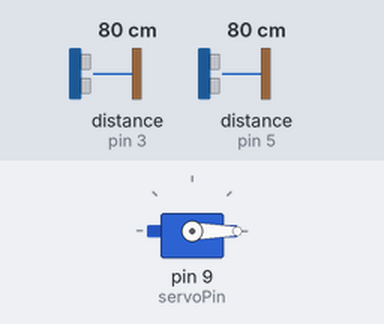
Recording of a sketch running on a simulated Arduino Uno, built with avr-gcc and run on an emulated ATmega328P. Parts: servo. Wiring (inferred from the names in the program): 2 × ultrasonic range finder: trigger pin 2, echo pin 3 / trigger pin 4, echo pin 5. Inputs (shaded band) come from the test bench; at power-on: distance to the obstacle (sensors on pin 3, pin 5) 80 cm. The echo pulse lasts 58.3 µs per cm.

Above: at 1.3 s.
1.4 s: distance to the obstacle (sensor on pin 3) set to 12 cm
2.9 s: distance to the obstacle (sensor on pin 3) set to 9 cm
At 4.3 s:
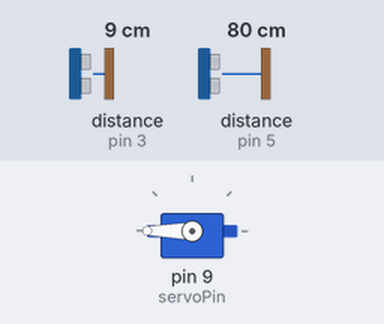
4.6 s: distance to the obstacle (sensor on pin 3) set to 18 cm
At 5.0 s:
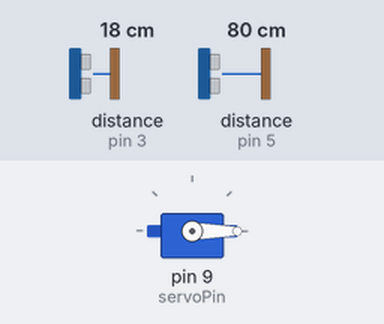
6.1 s: distance to the obstacle (sensor on pin 3) set to 2 cm
At 6.6 s:
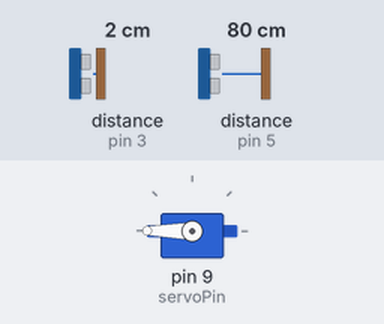
Timing chart, 0 to 8.7 s (numbered marks = the images above; inputs shaded):
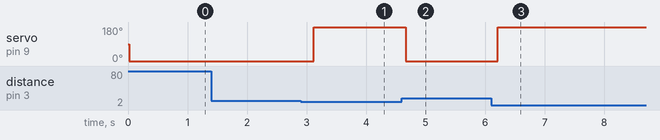

The sketch:

smart_dustbin_using_nodemcu-3.ino
```cpp
//using arduino and nodemcu


#include <Servo.h>
#include <SoftwareSerial.h>

// Define the ultrasonic sensor pins
const int trigPin1 = 2;
const int echoPin1 = 3;
const int trigPin2 = 4;
const int echoPin2 = 5;

// Define the servo motor pin
const int servoPin = 9;

// Define the serial communication pins
SoftwareSerial serial(10, 11);

// Define the distance thresholds
const int distanceThreshold1 = 10;
const int distanceThreshold2 = 20;

// Define the state of the bin
int binState = 0;

// Define the servo motor object
Servo servo;

void setup() {
  // Set up the ultrasonic sensor pins
  pinMode(trigPin1, OUTPUT);
  pinMode(echoPin1, INPUT);
  pinMode(trigPin2, OUTPUT);
  pinMode(echoPin2, INPUT);

  // Set up the servo motor pin
  servo.attach(servoPin);

  // Set up the serial communication
  Serial.begin(9600);
  serial.begin(9600);
}

void loop() {
  // Measure the distance from the top of the bin to the lid
  long duration1, duration2;
  float distance1, distance2;

  digitalWrite(trigPin1, LOW);
  delayMicroseconds(2);
  digitalWrite(trigPin1, HIGH);
  delayMicroseconds(10);
  digitalWrite(trigPin1, LOW);
  duration1 = pulseIn(echoPin1, HIGH);
  distance1 = duration1 * 0.034 / 2;

  digitalWrite(trigPin2, LOW);
  delayMicroseconds(2);
  digitalWrite(trigPin2, HIGH);
  delayMicroseconds(10);
  digitalWrite(trigPin2, LOW);
  duration2 = pulseIn(echoPin2, HIGH);
  distance2 = duration2 * 0.034 / 2;

  // Determine the state of the bin based on the distances
  if (distance1 < distanceThreshold1 || distance2 < distanceThreshold2) {
    binState = 1;
  } else {
    binState = 0;
  }

  // Send a message to the NodeMCU indicating the bin state
  if (binState == 1) {
    serial.write("Bin Full");
  } else {
    serial.write("Bin Empty");
  }

  // If the bin is full, open the lid with the servo motor
  if (binState == 1) {
    servo.write(180);
  } else {
    servo.write(0);
  }

  // Wait for a moment before taking another measurement
  delay(500);
}
```

Measured:
- the behaviour switches between 11 and 10 cm on distance to the obstacle (sensor on pin 3) (found by bisection; images 0 and 1)
- after the input at 1.4 s, every drawn part: stays the same
- after the input at 2.9 s, servo on pin 9 (servoPin): 0° → 180° after 0.22 s
- after the input at 4.6 s, servo on pin 9 (servoPin): 180° → 0° after 0.07 s
- after the input at 6.1 s, servo on pin 9 (servoPin): 0° → 180° after 0.11 s
